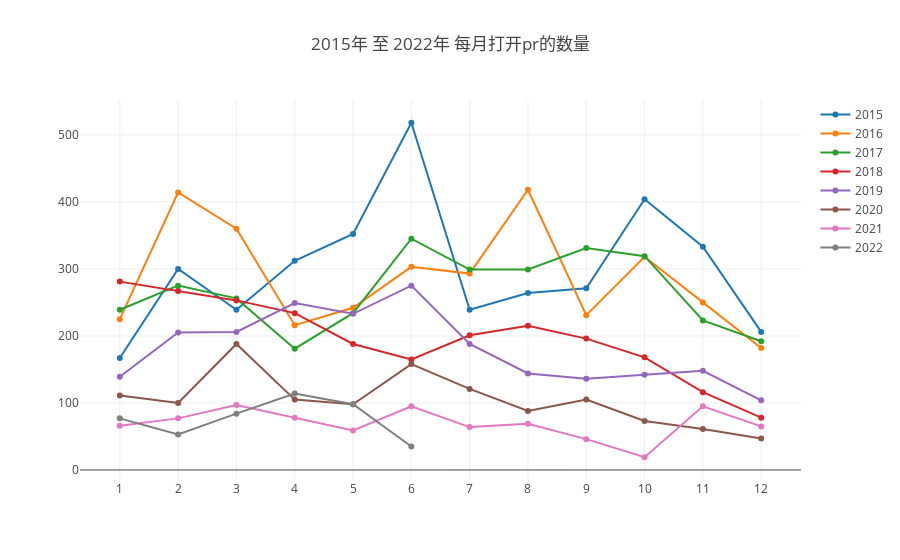

The notebook cell this image was saved under:
### Markdown cell above
#### （1）每月打开 PR 个数

### Code cell
var q = `SELECT  toYear(created_at) as Year, toMonth(created_at) as Month, Count(*) as open
    From github_log.events
    where repo_id =${repo_id} and type='PullRequestEvent' and action='opened'
    Group by toYear(created_at),toMonth(created_at)`;
(openDigger.driver.clickhouse.query(q)).then(data=>{
    //排序
    data.sort(function(a,b){
    return a['Month']-b['Month'];
    })

    Alldata=[]
    Year=[2015,2016,2017,2018,2019,2020,2021,2022]
    for(var i=0;i<Year.length;i++){
        var y=[]
        var x=[]
        data.forEach((d,index)=>{
            if(d['Year']==Year[i]){
                var x_index=x.indexOf(d['Month'])
                if(x_index===-1){
                    y.push(parseInt(d['open']))
                    x.push(d['Month'])
                }
                else {
                    y[x_index]+=parseInt(d['open'])
                }}
})
    Alldata.push({y: y,x:x,name:Year[i]})
    }
   openDigger.render.plotly(Alldata, {
        title:  `${startYear}年 至 ${year}年 每月打开pr的数量`,
        xaxis: {type: 'category'}
    });
    var tableData=[]
    Alldata.forEach((d,index)=>{
    //console.log(d)
    var table={}
    table['年份']=d['name']
    for(var i = 0;i<d['y'].length;i++){
       table[(d['x'][i])+'月']=d['y'][i]
        }
    tableData.push(table)
});
    console.table(tableData)
})

### Figure 1 — Plotly figure (JSON) as saved in the notebook; plotly's stock layout.template omitted (floating-point values rounded to 4 significant figures)
{"data": [{"name": 2015, "x": [1, 2, 3, 4, 5, 6, 7, 8, 9, 10, 11, 12], "y": [167, 300, 239, 312, 352, 518, 239, 264, 271, 404, 333, 206]}, {"name": 2016, "x": [1, 2, 3, 4, 5, 6, 7, 8, 9, 10, 11, 12], "y": [225, 414, 360, 216, 242, 303, 293, 418, 231, 318, 250, 182]}, {"name": 2017, "x": [1, 2, 3, 4, 5, 6, 7, 8, 9, 10, 11, 12], "y": [239, 275, 256, 181, 234, 345, 299, 299, 331, 319, 223, 192]}, {"name": 2018, "x": [1, 2, 3, 4, 5, 6, 7, 8, 9, 10, 11, 12], "y": [281, 267, 253, 234, 188, 165, 201, 215, 196, 168, 116, 78]}, {"name": 2019, "x": [1, 2, 3, 4, 5, 6, 7, 8, 9, 10, 11, 12], "y": [139, 205, 206, 249, 233, 275, 188, 144, 136, 142, 148, 104]}, {"name": 2020, "x": [1, 2, 3, 4, 5, 6, 7, 8, 9, 10, 11, 12], "y": [111, 100, 188, 105, 98, 158, 121, 88, 105, 73, 61, 47]}, {"name": 2021, "x": [1, 2, 3, 4, 5, 6, 7, 8, 9, 10, 11, 12], "y": [66, 77, 97, 78, 59, 95, 64, 69, 46, 19, 95, 65]}, {"name": 2022, "x": [1, 2, 3, 4, 5, 6], "y": [77, 53, 84, 114, 98, 35]}], "layout": {"autosize": true, "title": {"text": "2015年 至 2022年 每月打开pr的数量"}, "xaxis": {"autorange": true, "range": [-0.6756, 11.68], "type": "category"}, "yaxis": {"autorange": true, "range": [-22.18, 559.2], "type": "linear"}}}
